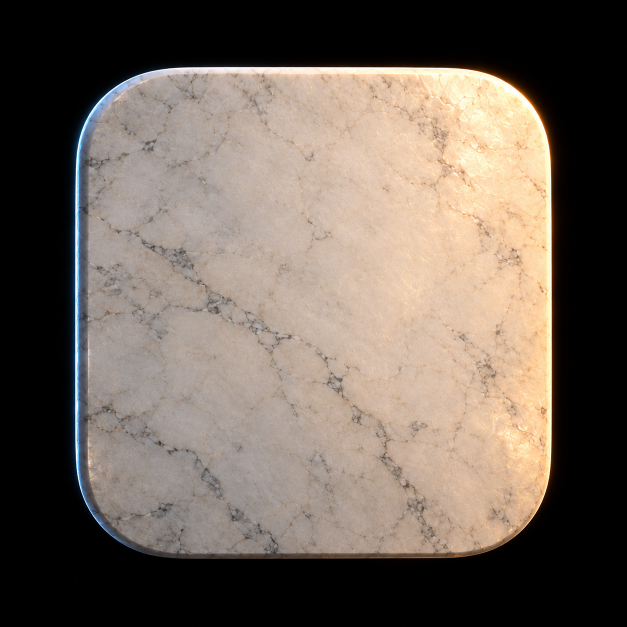
#> input picture genesis/REFERENCE/website/social/candidates/tablet-front.png, 1254 x 1254 px (shown at 1/2 size); its folder holds 5 pictures in this run
$ python composite.py ../../../genesis/REFERENCE/website/social/candidates/arena.png
#> lines starting #> are read from the running program, lines starting #| are printed output that depends on the picture
#!/usr/bin/env python3
"""Builds the Social chapter arena layers from the fgen stills in genesis/REFERENCE/website/social.

Real marks only: Instagram, TikTok, YouTube, X and Facebook come from simple-icons (CC0, trademarks of
their owners) and the M from public/brand/tmax-mark.svg. They are rasterized with resvg, warped onto
the blank stone faces with a homography and carved into the stone with relief shading, so the stone's
own light, veining and grain stay on top. The Ranked tier badges are exported unchanged from the app's asset catalog.
Run from website/: python3 tools/social/composite.py (add --preview to only render carving previews to the temp dir).
"""

from __future__ import annotations

import re
import shutil
import subprocess
import sys
import tempfile
from dataclasses import dataclass
from pathlib import Path

import cv2
import numpy as np

WEBSITE = Path(__file__).resolve().parents[2]
SOURCE = WEBSITE.parent / "genesis/REFERENCE/website/social"
CANDIDATES = SOURCE / "candidates"
BUILD = SOURCE / "build"
OUT = WEBSITE / "public/media/chapters/social"
MANIFEST = WEBSITE / "src/sections/chapters/social/arena-assets.ts"
ICONS = WEBSITE / "node_modules/simple-icons/icons"
TMAX_MARK = WEBSITE / "public/brand/tmax-mark.svg"
APP_ASSETS = WEBSITE.parent / "TimeMaster/Resources/Assets.xcassets"
TIERS = ("iron", "bronze", "silver", "gold", "diamond", "champion")
TIER_WIDTHS = (192, 96)
FACE = 1024


@dataclass(frozen=True)
class Carving:
    quad: tuple[tuple[float, float], ...]
    light: tuple[float, float, float]
    fit: float = 0.56
    center: tuple[float, float] = (0.5, 0.5)
    depth: float = 7.0
    bevel: float = 15.0
    tone: float = 0.8
    shadow: float = 0.5
    engraved: bool = False


@dataclass(frozen=True)
class Layer:
    id: str
    source: str
    widths: tuple[int, ...]
    mark: str | None = None
    carving: Carving | None = None
    bottom_fade: float = 0.0
    solid: float = 7.0
    glow: float = 42.0
    close: int = 21


LIGHT_FROM_RIGHT = (0.62, -0.42, 0.66)
LIGHT_FROM_LEFT = (-0.62, -0.42, 0.66)

LAYERS = (
    Layer("arena", "arena", (1672, 960)),
    Layer(
        "monument",
        "monument",
        (1024, 560),
        mark="tmax",
        carving=Carving(quad=((136, 398), (883, 398), (883, 1128), (136, 1128)), light=(-0.5, -0.55, 0.67), fit=0.62, depth=4.0, bevel=7.0, tone=1.0, shadow=0.2),
        solid=30.0,
        glow=255.0,
        close=5,
    ),
    Layer(
        "spectator-instagram",
        "spectator-left-a",
        (1024, 560),
        mark="instagram",
        carving=Carving(quad=((299, 205), (876, 416), (907, 1182), (302, 1140)), light=LIGHT_FROM_RIGHT),
        bottom_fade=0.1,
    ),
    Layer(
        "spectator-tiktok",
        "spectator-left-c",
        (1024, 560),
        mark="tiktok",
        carving=Carving(quad=((258, 164), (836, 326), (964, 1030), (300, 924)), light=LIGHT_FROM_RIGHT, center=(0.5, 0.5)),
        bottom_fade=0.16,
    ),
    Layer(
        "spectator-youtube",
        "spectator-right-a",
        (1024, 560),
        mark="youtube",
        carving=Carving(quad=((204, 363), (765, 197), (765, 1135), (112, 1166)), light=LIGHT_FROM_LEFT, fit=0.6),
        bottom_fade=0.1,
    ),
    Layer(
        "spectator-x",
        "spectator-right-c",
        (1024, 560),
        mark="x",
        carving=Carving(quad=((232, 302), (836, 138), (836, 928), (92, 964)), light=LIGHT_FROM_LEFT, fit=0.5),
        bottom_fade=0.16,
    ),
    Layer(
        "spectator-facebook",
        "spectator-left-b",
        (900, 480),
        mark="facebook",
        carving=Carving(quad=((320, 76), (821, 340), (910, 1024), (294, 787)), light=LIGHT_FROM_RIGHT, fit=0.56),
        bottom_fade=0.2,
    ),
    Layer(
        "tablet-tiktok",
        "tablet-front",
        (1024, 640),
        mark="tiktok",
        carving=Carving(quad=((149, 134), (1105, 134), (1105, 1116), (149, 1116)), light=(0.55, -0.5, 0.67), fit=0.56),
    ),
    Layer("dust", "dust", (1280, 720)),
)


def run(*command: str) -> None:
    subprocess.run(command, check=True, capture_output=True)


def mark_svg(name: str) -> str:
    if name == "tmax":
        return TMAX_MARK.read_text()
    path = re.search(r' d="([^"]+)"', (ICONS / f"{name}.svg").read_text())
    if path is None:
        raise ValueError(f"simple-icons/{name}.svg has no path")
    return f'<svg xmlns="http://www.w3.org/2000/svg" viewBox="0 0 24 24"><path fill="#fff" d="{path.group(1)}"/></svg>'


def mark_alpha(name: str, width: int = 1600) -> np.ndarray:
    with tempfile.TemporaryDirectory() as directory:
        svg = Path(directory) / "mark.svg"
        png = Path(directory) / "mark.png"
        svg.write_text(mark_svg(name))
        run("resvg", "-w", str(width), str(svg), str(png))
        rgba = cv2.imread(str(png), cv2.IMREAD_UNCHANGED)
    return rgba[..., 3].astype(np.float32) / 255


# [36 lines left out: functions place, relief, not called in this run]


def face_homography(carving: Carving) -> np.ndarray:
    square = np.float32([[0, 0], [FACE, 0], [FACE, FACE], [0, FACE]])
    return cv2.getPerspectiveTransform(square, np.float32(carving.quad))


def warp(image: np.ndarray, homography: np.ndarray, size: tuple[int, int], border: float) -> np.ndarray:
    return cv2.warpPerspective(image, homography, size, flags=cv2.INTER_LINEAR, borderMode=cv2.BORDER_CONSTANT, borderValue=border)


# [11 lines left out: function carve, not called in this run]


def inlay(rgb: np.ndarray, carving: Carving, texture_source: np.ndarray) -> np.ndarray:
    size = (rgb.shape[1], rgb.shape[0])
    homography = face_homography(carving)
    mask = place(mark_alpha("tmax"), carving.fit, carving.center)
    stone = cv2.resize(texture_source, (FACE, FACE), interpolation=cv2.INTER_AREA).astype(np.float32)
    grey = stone.mean(axis=2, keepdims=True)
    stone = grey + (stone - grey) * 0.35
    ys, xs = np.mgrid[0:FACE, 0:FACE].astype(np.float32) / FACE
    falloff = (1.08 - 0.42 * (0.55 * xs + 0.45 * ys))[..., None]
    stone = np.clip(stone * falloff, 0, 255)
    multiply, specular = relief(mask, carving)
    seam = cv2.GaussianBlur(mask, (0, 0), 1.6) - mask
    stone = stone * multiply[..., None] + specular[..., None] * 255
    coverage = warp(mask, homography, size, 0.0)[..., None]
    stone = warp(stone, homography, size, 0.0)
    shadow = warp(np.abs(seam), homography, size, 0.0)[..., None]
    base = rgb.astype(np.float32) * (1 - 0.6 * shadow)
    return np.clip(base * (1 - coverage) + stone * coverage, 0, 255), mark_box(coverage[..., 0])


def mark_box(coverage: np.ndarray) -> tuple[int, int, int, int]:
    ys, xs = np.where(coverage > 0.5)
    return int(xs.min()), int(ys.min()), int(xs.max()) + 1, int(ys.max()) + 1


def luminance(rgb: np.ndarray) -> np.ndarray:
    return rgb[..., 0] * 0.2126 + rgb[..., 1] * 0.7152 + rgb[..., 2] * 0.0722


# [36 lines left out: functions fill_holes, silhouette, cut_out, not called in this run]


def seal_edges(rgb: np.ndarray) -> np.ndarray:
    height, width = rgb.shape[:2]
    y, x = np.mgrid[0:height, 0:width].astype(np.float32)
    u = np.abs(x / (width - 1) * 2 - 1)
    v = y / (height - 1)
    side = np.clip((1 - u) / 0.16, 0, 1)
    floor = np.clip((1 - v) / 0.12, 0, 1)
    seal = (side * side * (3 - 2 * side)) * (floor * floor * (3 - 2 * floor))
    black_point = 5.0
    lifted = np.clip((rgb - black_point) * (255 / (255 - black_point)), 0, 255)
    return lifted * seal[..., None]


# [5 lines left out: function crop_to_alpha, not called in this run]


def encode(image: np.ndarray, stem: Path, alpha: bool) -> None:
    with tempfile.TemporaryDirectory() as directory:
        png = Path(directory) / "layer.png"
        cv2.imwrite(str(png), image)
        webp_args = ["-q", "80", "-m", "6", "-sharp_yuv", "-metadata", "none"]
        avif_args = ["-q", "62", "-s", "4", "-j", "all", "--ignore-exif", "--ignore-xmp"]
        if alpha:
            webp_args += ["-alpha_q", "85", "-exact"]
            avif_args += ["--qalpha", "80"]
        run("cwebp", *webp_args, str(png), "-o", f"{stem}.webp")
        run("avifenc", *avif_args, str(png), f"{stem}.avif")


def export(layer: Layer, rgb: np.ndarray, alpha: np.ndarray | None, mark: dict | None = None) -> dict:
    BUILD.mkdir(parents=True, exist_ok=True)
    OUT.mkdir(parents=True, exist_ok=True)
    bgr = cv2.cvtColor(np.round(rgb).astype(np.uint8), cv2.COLOR_RGB2BGR)
    master = bgr if alpha is None else np.dstack([bgr, np.round(alpha * 255).astype(np.uint8)])
    cv2.imwrite(str(BUILD / f"{layer.id}.png"), master)
    height, width = master.shape[:2]
    widths = [min(target, width) for target in layer.widths]
    for target in widths:
        scaled = master if target == width else cv2.resize(master, (target, round(height * target / width)), interpolation=cv2.INTER_AREA)
        encode(scaled, OUT / f"{layer.id}-{target}", alpha is not None)
    return {"id": layer.id, "width": width, "height": height, "widths": widths, "mark": mark}


# [5 lines left out: function export_tiers, not called in this run]


def build_layer(layer: Layer, texture: np.ndarray) -> dict:
    bgr = cv2.imread(str(CANDIDATES / f"{layer.source}.png"), cv2.IMREAD_COLOR)
    rgb = cv2.cvtColor(bgr, cv2.COLOR_BGR2RGB).astype(np.float32)
    if layer.id == "arena":
        return export(layer, seal_edges(rgb), None)
    if layer.id == "dust":
        return export(layer, seal_edges(rgb) * 0.9, None)
    box = None
    if layer.mark == "tmax" and layer.carving is not None:
        rgb, box = inlay(rgb, layer.carving, texture)
    elif layer.mark is not None and layer.carving is not None:
        rgb, box = carve(rgb, layer.mark, layer.carving)
    color, alpha = cut_out(rgb, layer)
    color, alpha, (left, top) = crop_to_alpha(color, alpha)
    height, width = alpha.shape
    mark = None
    if box is not None:
        mark = {
            "x": round((box[0] - left) / width, 4),
            "y": round((box[1] - top) / height, 4),
            "width": round((box[2] - box[0]) / width, 4),
            "height": round((box[3] - box[1]) / height, 4),
        }
    return export(layer, color, alpha, mark)


# [26 lines left out: functions write_manifest, asset_literal, preview, not called in this run]


def main() -> None:
    tablet = cv2.cvtColor(cv2.imread(str(CANDIDATES / "tablet-front.png")), cv2.COLOR_BGR2RGB)
    texture = tablet[300:950, 300:950]
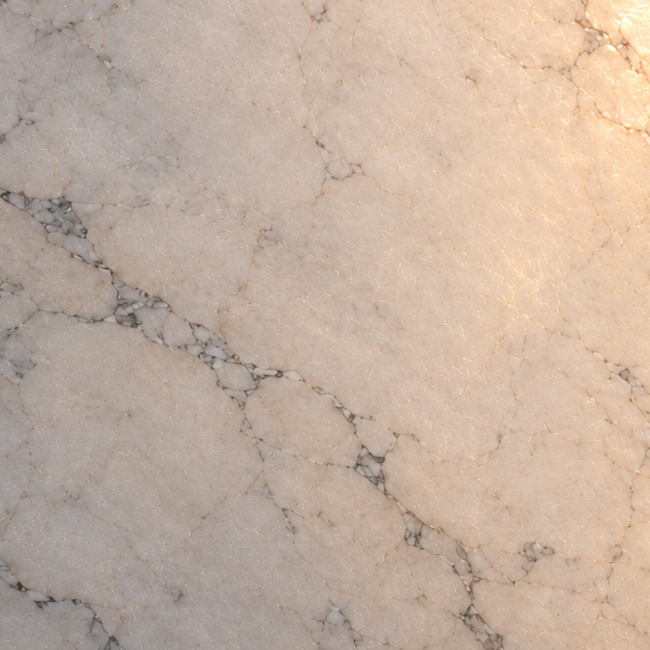
#> texture: shape (650, 650, 3); mean R, G, B 196.7, 176.2, 160.4
    if "--preview" in sys.argv:
        preview(texture)
        return
    if OUT.exists():
        shutil.rmtree(OUT)
    entries = [build_layer(layer, texture) for layer in LAYERS]
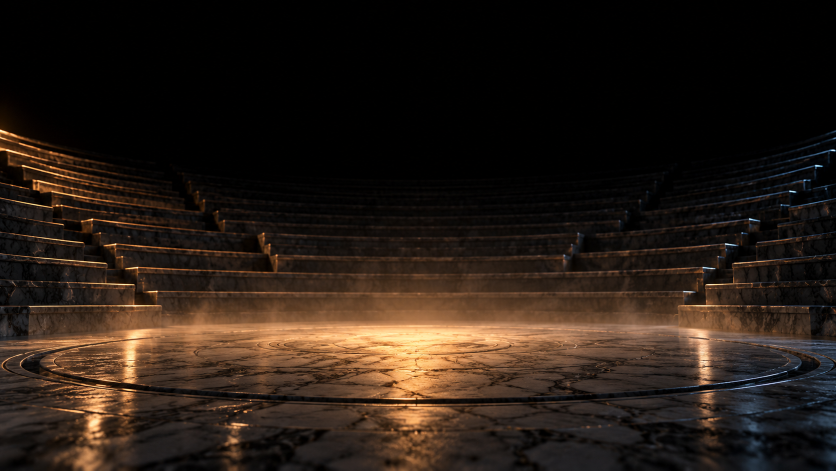
#> input picture genesis/REFERENCE/website/social/candidates/arena.png, 1672 x 941 px (shown at 1/2 size)
#> in build_layer, bgr is the input picture: shape (941, 1672, 3); mean B, G, R 20.9, 28.5, 39.3
#> in seal_edges, `return lifted * seal[..., None]`:
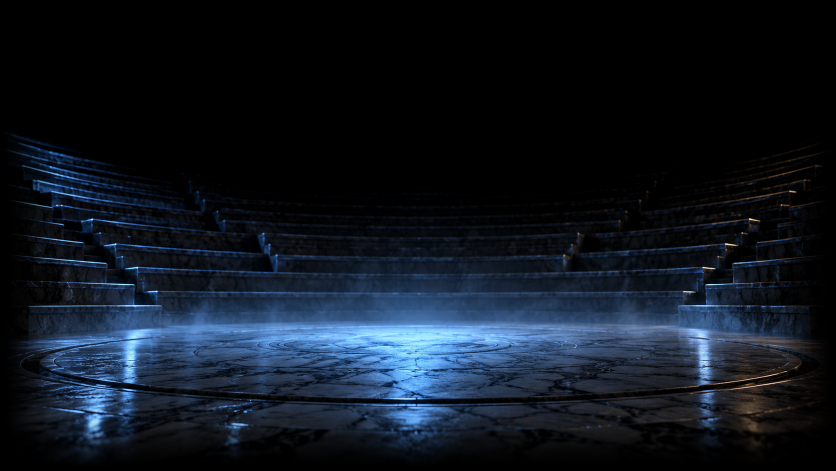
#> returned value: shape (941, 1672, 3) float32 (shown at 1/2 size); mean of channels 0, 1, 2 33.2, 23.1, 15.7; drawn as B, G, R
#> the loop in export, `for target in widths:` made 2 passes
#> pass 2, in export, `scaled = master if target == width else cv2.resize(master, (target, ro..`:
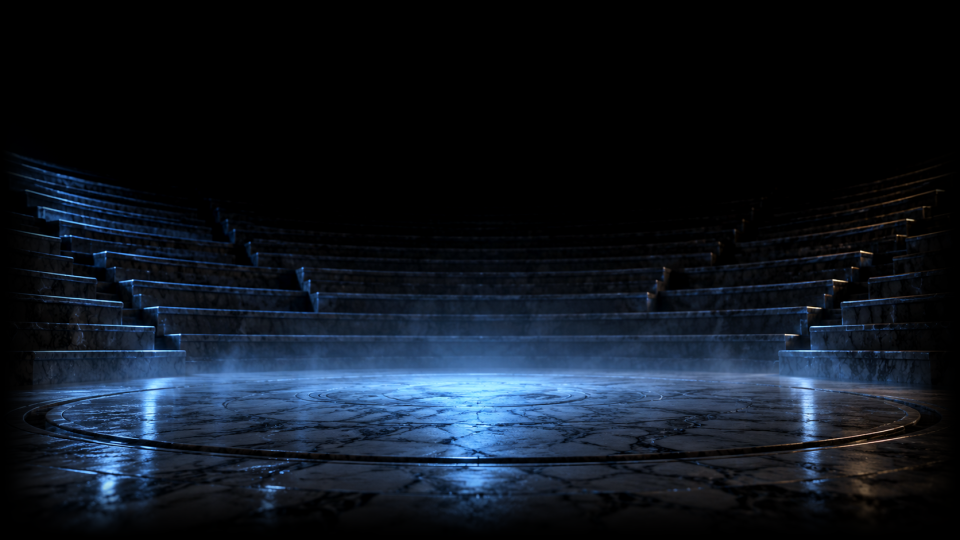
#> scaled: shape (540, 960, 3); mean R, G, B 15.7, 23.1, 33.2
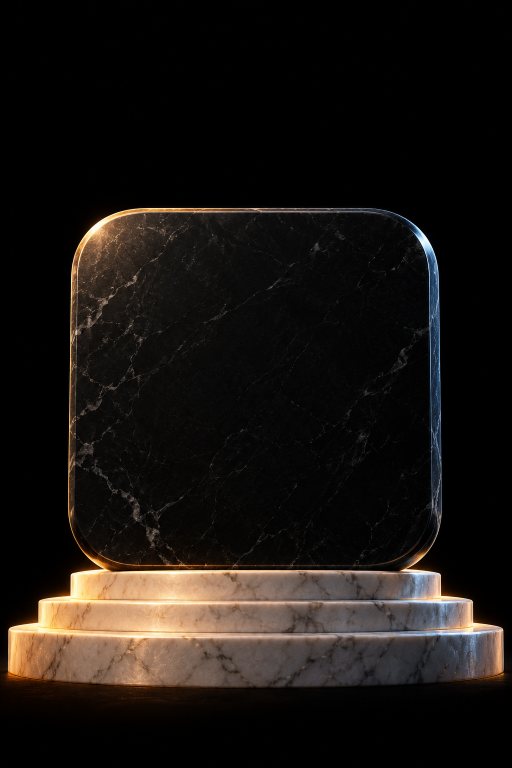
#> input picture genesis/REFERENCE/website/social/candidates/monument.png, 1024 x 1536 px (shown at 1/2 size)
#> in build_layer, bgr is the input picture: shape (1536, 1024, 3); mean B, G, R 17.9, 21.3, 25.9
    export_tiers()
    write_manifest(entries)
    for entry in entries:
        print(entry)


if __name__ == "__main__":
#> (the run stopped early here; a loop or call above may not have finished)
